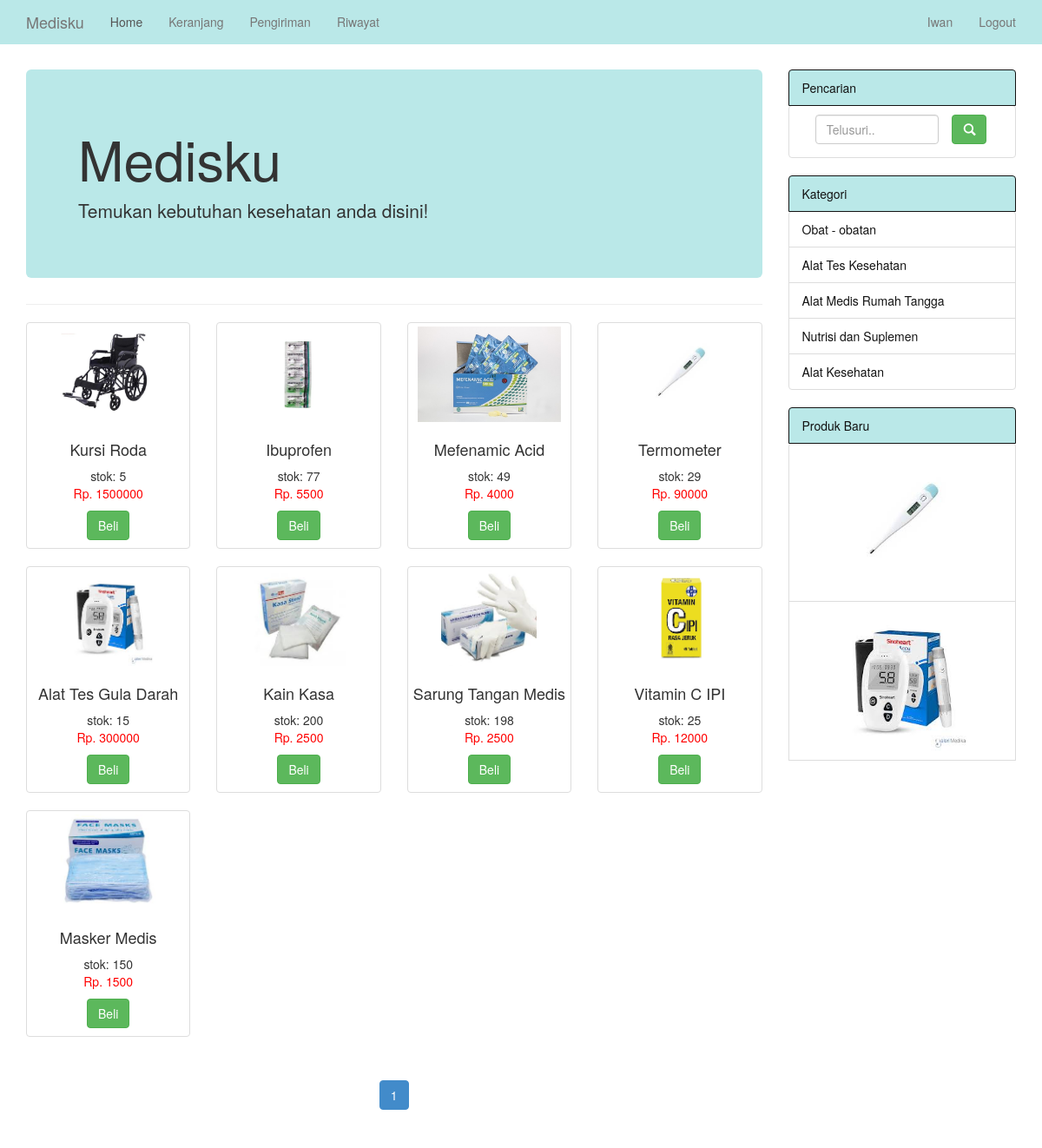
Screenshot of /pengguna/home.php (signed in) with the database file from the repository.
### tables this page shows
CREATE TABLE `barang` (
  `id_barang` int NOT NULL AUTO_INCREMENT,
  `nama_barang` varchar(35) NOT NULL,
  `harga` varchar(35) NOT NULL,
  `stok` int NOT NULL,
  `gambar` varchar(255) NOT NULL,
  `id_kategori` int NOT NULL,
  PRIMARY KEY (`id_barang`)
);

CREATE TABLE `kategori` (
  `id_kategori` int NOT NULL AUTO_INCREMENT,
  `kategori` varchar(35) NOT NULL,
  PRIMARY KEY (`id_kategori`)
);

### pengguna/home.php (the view, shortened to what this page needs)
<?php
include "../koneksi/config.php";
$nama = $_SESSION['nama'];
?>
<!DOCTYPE html>
<html>
<head>
    <link href="../assets/css/bootstrap.css" rel="stylesheet">
    <link href="../assets/css/style.css" rel="stylesheet" />
</head>
<body>
    <nav class="navbar navbar-default navbar-fixed-top" role="navigation">
        <div class="container">
            <div class="collapse navbar-collapse" id="bs-example-navbar-collapse-1">
                <ul class="nav navbar-nav">
                    <li><a class="navbar-brand" href="home.php">Medisku</a></li>
                    <li class="active"><a href="#">Home</a></li>
                    <li><a href="keranjang.php" title="Keranjang Belanja">Keranjang</a></li>
                    <li><a href="pengiriman.php" title="Pengiriman">Pengiriman</a></li>
                    <li><a href="riwayat_transaksi.php" title="Riwayat Transaksi">Riwayat</a></li>
                </ul>
                <ul class="nav navbar-nav navbar-right">
                    <li><a href="user.php"><?php echo ucwords($nama); ?></a></li>
                    <li><a href="logout.php">Logout</a></li>
                </ul>
            </div>
        </div>
    </nav>
    <br><br><br><br>
    <div class="container">
        <div class="row">
            <div class="col-md-9">
                <div class="jumbotron">
                    <h1>Medisku</h1>
                    <p>Temukan kebutuhan kesehatan anda disini!</p>
                </div>
                <hr>
                <div class="row">
                    <?php
                        $page = (isset($_GET['page']))? $_GET['page'] : 1;
                        $limit = 9;
                        $limit_start = ($page - 1) * $limit;
                        $sql1 = "select * from barang LIMIT $limit_start, $limit";
                        $query1 = mysqli_query($connect,$sql1);
                        $cek = mysqli_num_rows($query1);
                        $no = 1;
                    if($cek > 0){
                        while ($row = mysqli_fetch_array($query1)){ ?>
                        <div class="col-md-3 text-center col-sm-6">
                            <div class="thumbnail">
                                <img src="../image/<?php echo $row["gambar"]; ?>" style="width: max-content; height: 11rem; object-fit: cover; margin-bottom: 12px">
                                <h4><?php echo ucwords($row["nama_barang"]); ?></h4>
                                <div>stok: <?php echo $row["stok"]; ?></div>
                                <p style="color: red;">Rp. <?php echo $row["harga"] ?> </p>
                                <button type="button" class="btn btn-success"  data-toggle="modal" data-target="#myModal<?php echo $no; ?>">Beli</button>
                            </div>
                        </div>
                    <?php $no++; }
                    } ?>
                </div>
                <div class="row" style="text-align: center;">
                    <ul class="pagination">
                    <?php
                    $q2 = "select * from barang";
                    $sql2 = mysqli_query($connect, $q2);
                    $get_jumlah = mysqli_num_rows($sql2);
                    $jumlah_page = ceil($get_jumlah / $limit);
                    $jumlah_number = 3;
                    $start_number = ($page > $jumlah_number)? $page - $jumlah_number : 1;
                    $end_number = ($page < ($jumlah_page - $jumlah_number))? $page + $jumlah_number : $jumlah_page;
                    for($i = $start_number; $i <= $end_number; $i++){
                      $link_active = ($page == $i)? ' class="active"' : '';
                    ?>
                      <li<?php echo $link_active; ?>><a href="home.php?page=<?php echo $i; ?>"><?php echo $i; ?></a></li>
                    <?php
                    }
                   ?>
                    </ul>
                </div>
            </div>
            <div class="col-md-3">
                <div>
                    <a class="list-group-item active ">Pencarian
                    </a>
                    <ul class="list-group">
                        <li class="list-group-item">
                            <form  action="search.php" method="POST">
                                <div class="col-md-9">
                                <input type="text" name="cari" class="form-control" placeholder="Telusuri.."><br>
                                </div>
                                <button type="submit" class="btn btn-success"><span class="glyphicon glyphicon-search"></span></button>
                            </form>
                        </li>
                    </ul>
                </div>
                <div>
                    <a class="list-group-item active">Kategori
                    </a>
                    <ul class="list-group">
                        <?php
                        $sql = "select * from kategori";
                        $query = mysqli_query($connect,$sql);
                        while ($data = mysqli_fetch_array($query)){ ?>
                            <li class="list-group-item"><a href="kategori.php?kategori=<?php echo "$data[id_kategori]"; ?>"><?php echo "$data[kategori]"; ?></a></li>
                        <?php } ?>
                    </ul>
                </div>
                <div>
                    <a class="list-group-item active">Produk Baru
                    </a>
                    <ul class="list-group">
                        <?php
                            $a = "select * from barang order by id_barang desc limit 2";
                            $b = mysqli_query($connect,$a);
                            $modal = 1;
                            while ($c = mysqli_fetch_array($b)){ ?>
                            <li class="list-group-item">
                                <div class="thumbnaill">
                                    <center><img src="<?php echo "../image/$c[gambar]"; ?>" width="70%" height="40%"/></center>
                                </div>
                            </li>
                        <?php $modal++; } ?>
                    </ul>
                </div>
            </div>
        </div>
    </div>
</body>
</html>

### assets/css/style.css (style rules this page uses)
.row { margin-bottom:10px; }
.btn { margin-bottom:5px; }
.thumbnaill { position:relative; overflow:hidden; }

### rows the page displays
barang: gambar (picture), nama_barang "Kursi Roda", stok "5", harga "1500000"
barang: gambar (picture), nama_barang "Ibuprofen", stok "77", harga "5500"
barang: gambar (picture), nama_barang "Mefenamic Acid", stok "49", harga "4000"
barang: gambar (picture), nama_barang "Termometer", stok "29", harga "90000"
barang: gambar (picture), nama_barang "Alat Tes Gula Darah", stok "15", harga "300000"
barang: gambar (picture), nama_barang "Kain Kasa", stok "200", harga "2500"
barang: gambar (picture), nama_barang "Sarung Tangan Medis", stok "198", harga "2500"
barang: gambar (picture), nama_barang "Vitamin C IPI", stok "25", harga "12000"
barang: gambar (picture), nama_barang "Masker Medis", stok "150", harga "1500"
kategori: kategori "Obat - obatan"
kategori: kategori "Alat Tes Kesehatan"
kategori: kategori "Alat Medis Rumah Tangga"
kategori: kategori "Nutrisi dan Suplemen"
kategori: kategori "Alat Kesehatan"

### other values shown
$nama "Iwan"
